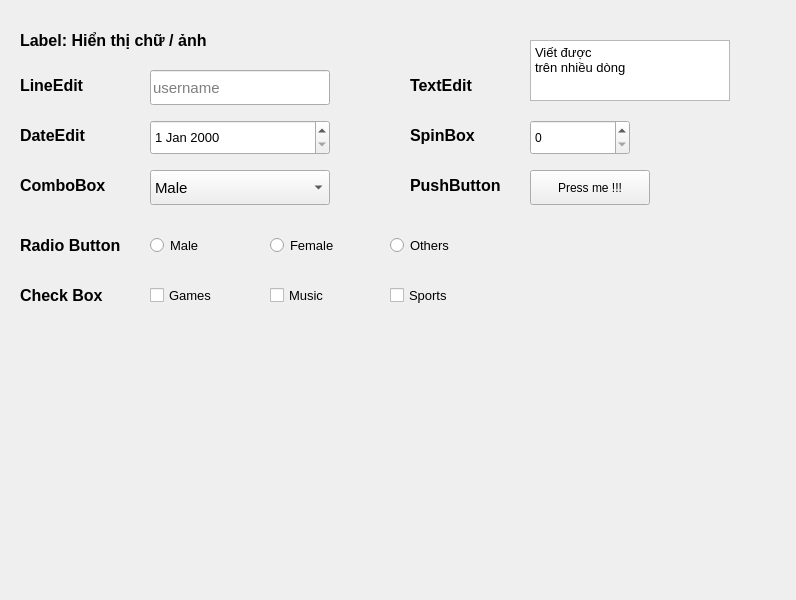
<?xml version="1.0" encoding="UTF-8"?>
<ui version="4.0">
 <class>MainWindow</class>
 <widget class="QMainWindow" name="MainWindow">
  <property name="geometry">
   <rect>
    <x>0</x>
    <y>0</y>
    <width>796</width>
    <height>600</height>
   </rect>
  </property>
  <property name="windowTitle">
   <string>MainWindow</string>
  </property>
  <widget class="QWidget" name="centralwidget">
   <widget class="QLabel" name="label">
    <property name="geometry">
     <rect>
      <x>20</x>
      <y>20</y>
      <width>271</width>
      <height>41</height>
     </rect>
    </property>
    <property name="font">
     <font>
      <pointsize>12</pointsize>
      <weight>75</weight>
      <bold>true</bold>
     </font>
    </property>
    <property name="text">
     <string>Label: Hiển thị chữ / ảnh</string>
    </property>
   </widget>
   <widget class="QLineEdit" name="lineEdit">
    <property name="geometry">
     <rect>
      <x>150</x>
      <y>70</y>
      <width>180</width>
      <height>35</height>
     </rect>
    </property>
    <property name="font">
     <font>
      <pointsize>11</pointsize>
      <weight>50</weight>
      <bold>false</bold>
     </font>
    </property>
    <property name="echoMode">
     <enum>QLineEdit::Password</enum>
    </property>
    <property name="placeholderText">
     <string>username</string>
    </property>
   </widget>
   <widget class="QLabel" name="label_2">
    <property name="geometry">
     <rect>
      <x>20</x>
      <y>70</y>
      <width>111</width>
      <height>31</height>
     </rect>
    </property>
    <property name="font">
     <font>
      <pointsize>12</pointsize>
      <weight>75</weight>
      <bold>true</bold>
     </font>
    </property>
    <property name="text">
     <string>LineEdit</string>
    </property>
   </widget>
   <widget class="QLabel" name="label_3">
    <property name="geometry">
     <rect>
      <x>20</x>
      <y>120</y>
      <width>101</width>
      <height>31</height>
     </rect>
    </property>
    <property name="font">
     <font>
      <pointsize>12</pointsize>
      <weight>75</weight>
      <bold>true</bold>
     </font>
    </property>
    <property name="text">
     <string>DateEdit</string>
    </property>
   </widget>
   <widget class="QDateEdit" name="dateEdit">
    <property name="geometry">
     <rect>
      <x>150</x>
      <y>120</y>
      <width>180</width>
      <height>35</height>
     </rect>
    </property>
    <property name="font">
     <font>
      <pointsize>10</pointsize>
     </font>
    </property>
   </widget>
   <widget class="QLabel" name="label_4">
    <property name="geometry">
     <rect>
      <x>20</x>
      <y>170</y>
      <width>111</width>
      <height>31</height>
     </rect>
    </property>
    <property name="font">
     <font>
      <pointsize>12</pointsize>
      <weight>75</weight>
      <bold>true</bold>
     </font>
    </property>
    <property name="text">
     <string>ComboBox</string>
    </property>
   </widget>
   <widget class="QComboBox" name="comboBox">
    <property name="geometry">
     <rect>
      <x>150</x>
      <y>170</y>
      <width>180</width>
      <height>35</height>
     </rect>
    </property>
    <property name="font">
     <font>
      <pointsize>11</pointsize>
     </font>
    </property>
    <item>
     <property name="text">
      <string>Male</string>
     </property>
    </item>
    <item>
     <property name="text">
      <string>Female</string>
     </property>
    </item>
    <item>
     <property name="text">
      <string>Others</string>
     </property>
    </item>
   </widget>
   <widget class="QLabel" name="label_5">
    <property name="geometry">
     <rect>
      <x>410</x>
      <y>70</y>
      <width>111</width>
      <height>31</height>
     </rect>
    </property>
    <property name="font">
     <font>
      <pointsize>12</pointsize>
      <weight>75</weight>
      <bold>true</bold>
     </font>
    </property>
    <property name="text">
     <string>TextEdit</string>
    </property>
   </widget>
   <widget class="QTextEdit" name="textEdit">
    <property name="geometry">
     <rect>
      <x>530</x>
      <y>40</y>
      <width>200</width>
      <height>61</height>
     </rect>
    </property>
    <property name="font">
     <font>
      <pointsize>10</pointsize>
     </font>
    </property>
    <property name="html">
     <string>&lt;!DOCTYPE HTML PUBLIC &quot;-//W3C//DTD HTML 4.0//EN&quot; &quot;http://www.w3.org/TR/REC-html40/strict.dtd&quot;&gt;
&lt;html&gt;&lt;head&gt;&lt;meta name=&quot;qrichtext&quot; content=&quot;1&quot; /&gt;&lt;style type=&quot;text/css&quot;&gt;
p, li { white-space: pre-wrap; }
&lt;/style&gt;&lt;/head&gt;&lt;body style=&quot; font-family:'MS Shell Dlg 2'; font-size:10pt; font-weight:400; font-style:normal;&quot;&gt;
&lt;p style=&quot; margin-top:0px; margin-bottom:0px; margin-left:0px; margin-right:0px; -qt-block-indent:0; text-indent:0px;&quot;&gt;Viết được&lt;/p&gt;
&lt;p style=&quot; margin-top:0px; margin-bottom:0px; margin-left:0px; margin-right:0px; -qt-block-indent:0; text-indent:0px;&quot;&gt;trên nhiều dòng&lt;/p&gt;&lt;/body&gt;&lt;/html&gt;</string>
    </property>
   </widget>
   <widget class="QLabel" name="label_6">
    <property name="geometry">
     <rect>
      <x>410</x>
      <y>120</y>
      <width>111</width>
      <height>31</height>
     </rect>
    </property>
    <property name="font">
     <font>
      <pointsize>12</pointsize>
      <weight>75</weight>
      <bold>true</bold>
     </font>
    </property>
    <property name="text">
     <string>SpinBox</string>
    </property>
   </widget>
   <widget class="QSpinBox" name="spinBox">
    <property name="geometry">
     <rect>
      <x>530</x>
      <y>120</y>
      <width>100</width>
      <height>35</height>
     </rect>
    </property>
   </widget>
   <widget class="QPushButton" name="pushButton">
    <property name="geometry">
     <rect>
      <x>530</x>
      <y>170</y>
      <width>120</width>
      <height>35</height>
     </rect>
    </property>
    <property name="text">
     <string>Press me !!!</string>
    </property>
   </widget>
   <widget class="QLabel" name="label_7">
    <property name="geometry">
     <rect>
      <x>410</x>
      <y>170</y>
      <width>111</width>
      <height>31</height>
     </rect>
    </property>
    <property name="font">
     <font>
      <pointsize>12</pointsize>
      <weight>75</weight>
      <bold>true</bold>
     </font>
    </property>
    <property name="text">
     <string>PushButton</string>
    </property>
   </widget>
   <widget class="QRadioButton" name="radioButton">
    <property name="geometry">
     <rect>
      <x>150</x>
      <y>230</y>
      <width>100</width>
      <height>30</height>
     </rect>
    </property>
    <property name="font">
     <font>
      <pointsize>10</pointsize>
     </font>
    </property>
    <property name="text">
     <string>Male</string>
    </property>
   </widget>
   <widget class="QLabel" name="label_8">
    <property name="geometry">
     <rect>
      <x>20</x>
      <y>230</y>
      <width>111</width>
      <height>31</height>
     </rect>
    </property>
    <property name="font">
     <font>
      <pointsize>12</pointsize>
      <weight>75</weight>
      <bold>true</bold>
     </font>
    </property>
    <property name="text">
     <string>Radio Button</string>
    </property>
   </widget>
   <widget class="QRadioButton" name="radioButton_2">
    <property name="geometry">
     <rect>
      <x>270</x>
      <y>230</y>
      <width>100</width>
      <height>30</height>
     </rect>
    </property>
    <property name="font">
     <font>
      <pointsize>10</pointsize>
     </font>
    </property>
    <property name="text">
     <string>Female</string>
    </property>
   </widget>
   <widget class="QRadioButton" name="radioButton_3">
    <property name="geometry">
     <rect>
      <x>390</x>
      <y>230</y>
      <width>100</width>
      <height>30</height>
     </rect>
    </property>
    <property name="font">
     <font>
      <pointsize>10</pointsize>
     </font>
    </property>
    <property name="text">
     <string>Others</string>
    </property>
   </widget>
   <widget class="QLabel" name="label_9">
    <property name="geometry">
     <rect>
      <x>20</x>
      <y>280</y>
      <width>111</width>
      <height>31</height>
     </rect>
    </property>
    <property name="font">
     <font>
      <pointsize>12</pointsize>
      <weight>75</weight>
      <bold>true</bold>
     </font>
    </property>
    <property name="text">
     <string>Check Box</string>
    </property>
   </widget>
   <widget class="QCheckBox" name="checkBox">
    <property name="geometry">
     <rect>
      <x>150</x>
      <y>280</y>
      <width>90</width>
      <height>30</height>
     </rect>
    </property>
    <property name="font">
     <font>
      <pointsize>10</pointsize>
     </font>
    </property>
    <property name="text">
     <string>Games</string>
    </property>
   </widget>
   <widget class="QCheckBox" name="checkBox_2">
    <property name="geometry">
     <rect>
      <x>270</x>
      <y>280</y>
      <width>90</width>
      <height>30</height>
     </rect>
    </property>
    <property name="font">
     <font>
      <pointsize>10</pointsize>
     </font>
    </property>
    <property name="text">
     <string>Music</string>
    </property>
   </widget>
   <widget class="QCheckBox" name="checkBox_3">
    <property name="geometry">
     <rect>
      <x>390</x>
      <y>280</y>
      <width>90</width>
      <height>30</height>
     </rect>
    </property>
    <property name="font">
     <font>
      <pointsize>10</pointsize>
     </font>
    </property>
    <property name="text">
     <string>Sports</string>
    </property>
   </widget>
  </widget>
 </widget>
 <resources/>
 <connections/>
</ui>
